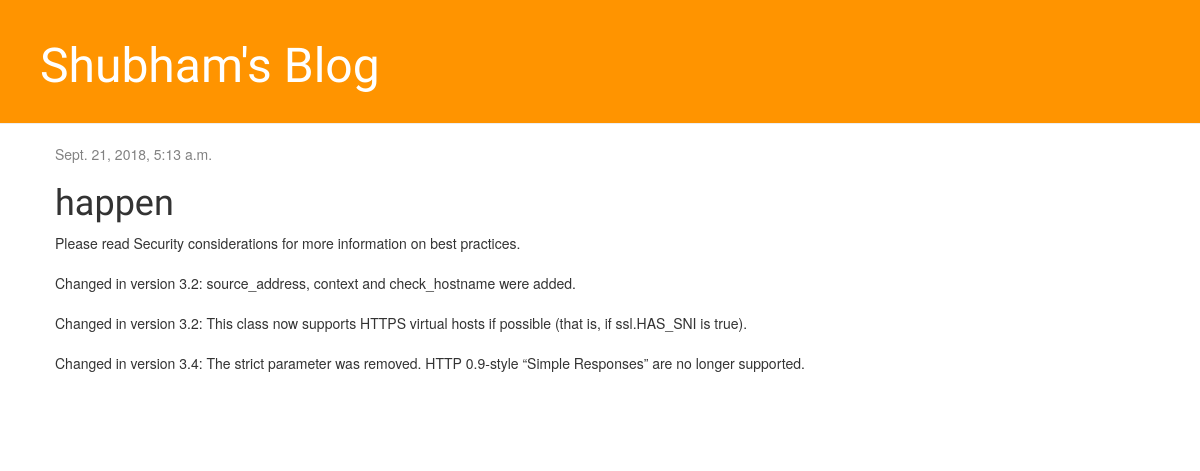
/post/1/, run on an earlier commit of the app's database.
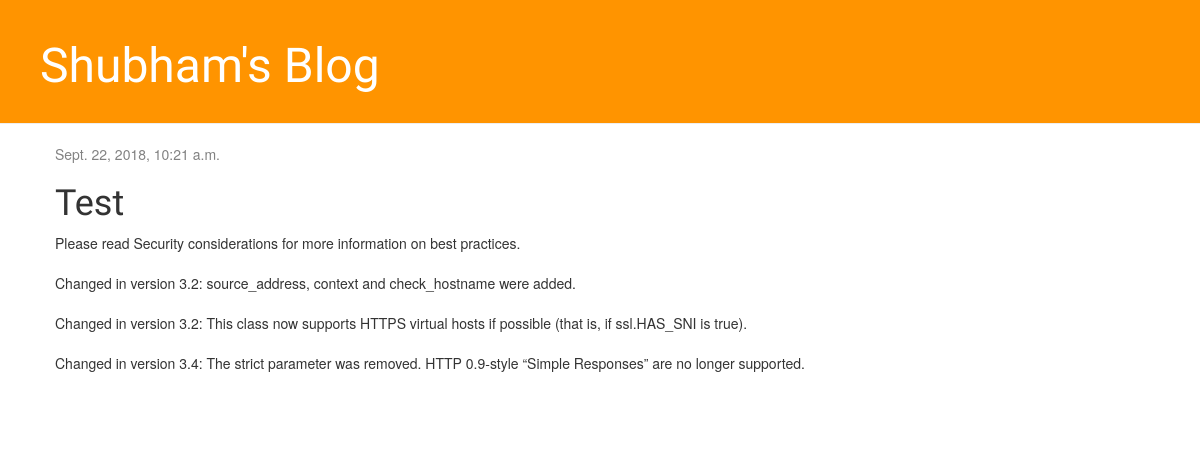
And on a later commit of the database.
### blog/models.py (models this page shows, shortened)
class Post(models.Model):# defines our model (it is an object).Post created is a model hence we inherit models.Model o Django knows that it should be saved in the database.
    author = models.ForeignKey('auth.User', on_delete=models.CASCADE)
    title = models.CharField(max_length=200)
    text = models.TextField()
    created_date = models.DateTimeField(
            default=timezone.now)
    published_date = models.DateTimeField(
            blank=True, null=True)

### blog/views.py (the view)
# urls.py: path('post/<int:pk>/', views.post_detail, name='post_detail'),
def post_detail(request, pk):
    post = get_object_or_404(Post, pk=pk) # In case there is no Post with the given pk, it will display much nicer page, the Page Not Found 404 page
    return render(request, 'blog/post_detail.html', {'post': post})

### blog/templates/blog/post_detail.html (shortened to what this page needs)
{% extends 'blog/base.html' %}
{% block content %}
    <div class="post">
        {% if post.published_date %}
            <div class="date">
                {{ post.published_date }}
            </div>
        {% endif %}
        <h1>{{ post.title }}</h1>
        <p>{{ post.text|linebreaksbr }}</p>
    </div>
{% endblock %}

What changed in the data, as far as the page shows it:
changed Post: published_date "Sept. 21, 2018, 5:13 a.m." → "Sept. 22, 2018, 10:21 a.m."; title "happen" → "Test"
